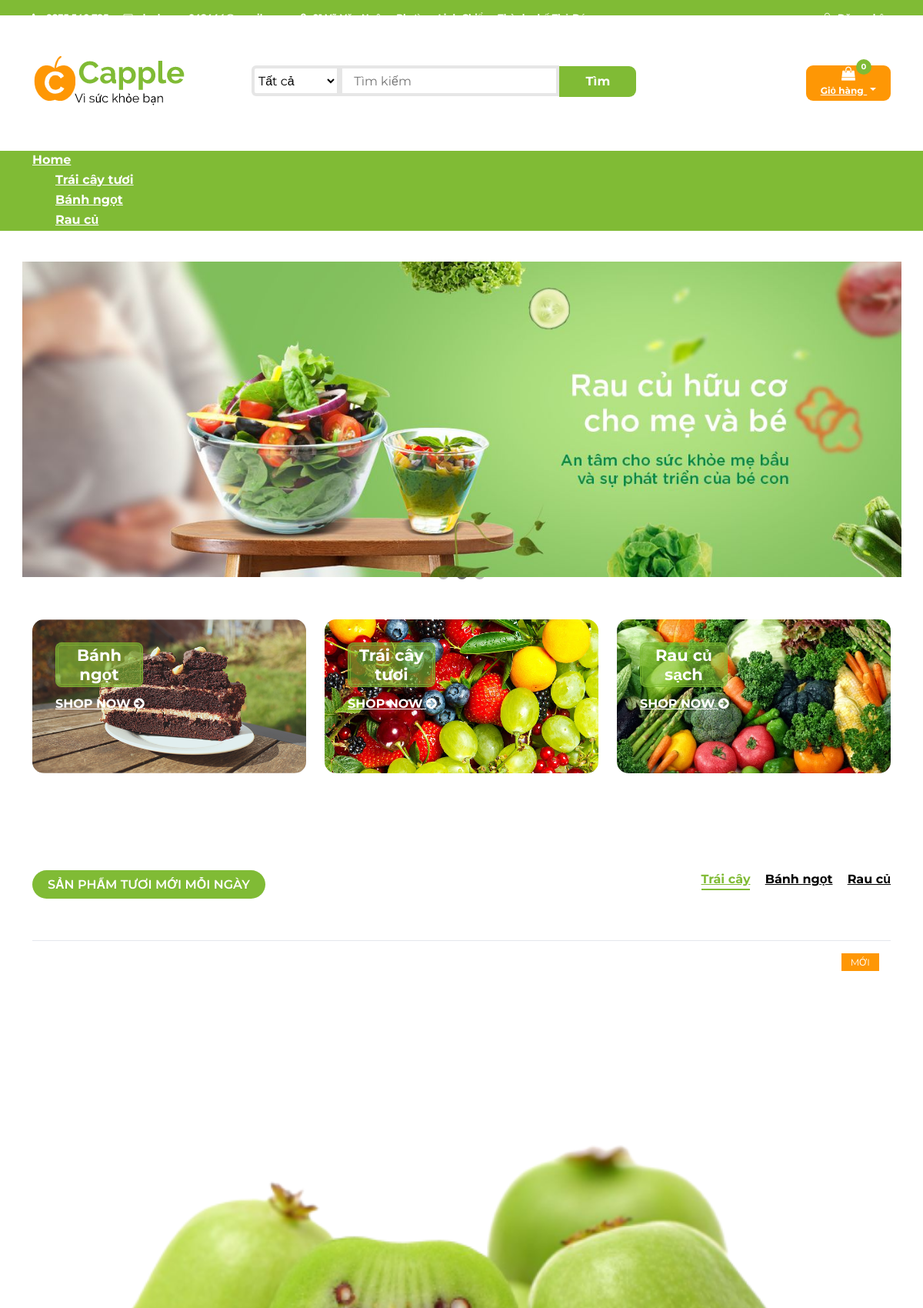
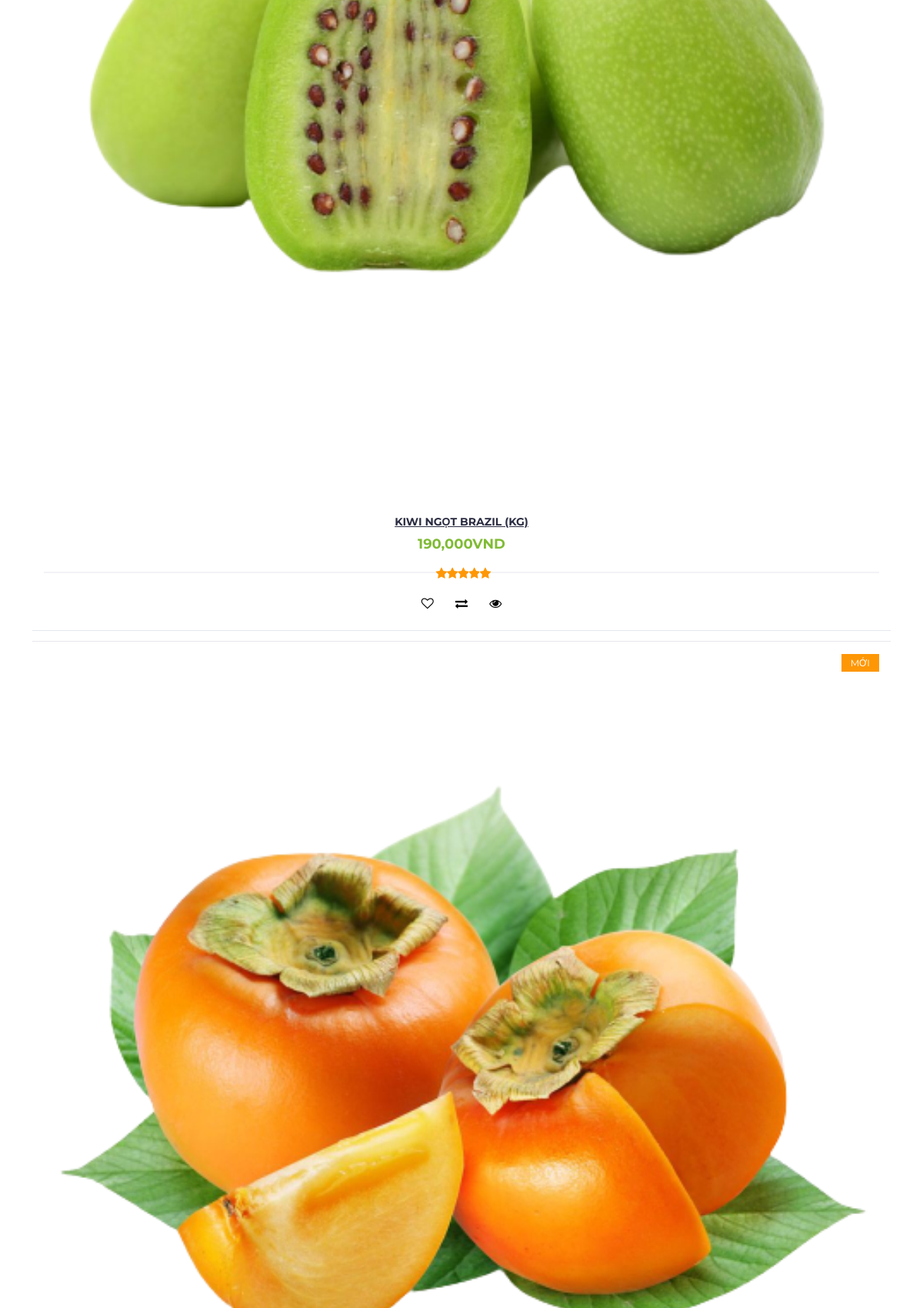
The page / (upper part) on the database its author committed (2 pictures, top to bottom).
### tables this page shows
CREATE TABLE `protypes` (
  `type_id` int(11) NOT NULL,
  `type_name` varchar(100) NOT NULL
);

CREATE TABLE `products` (
  `id` int(11) NOT NULL,
  `name` varchar(150) NOT NULL,
  `manu_id` int(11) NOT NULL,
  `type_id` int(11) NOT NULL,
  `price` int(11) NOT NULL,
  `pro_image` varchar(150) NOT NULL,
  `description` text NOT NULL,
  `feature` tinyint(4) NOT NULL,
  `created_at` timestamp NOT NULL DEFAULT current_timestamp()
);

### models/db.php (called while the page is built)
<?php
class Db
{
	public static $connection;
    public function __construct()
    {
    if (!self::$connection) {
    self::$connection = new mysqli(DB_HOST, DB_USER, DB_PASSWORD, DB_NAME, PORT);
    self::$connection->set_charset(DB_CHARSET);
    }
    return self::$connection;
    }
}

### models/protype.php (called while the page is built, shortened)
<?php
class Protype extends Db{
    public function getAllProtype()
    {
    $sql = self::$connection->prepare("SELECT * FROM protypes");
    $sql->execute();
    $item = $sql->get_result()->fetch_all(MYSQLI_ASSOC);
    return $item;
    }
}

### models/product.php (called while the page is built, shortened)
<?php
class Product extends Db
{
    public function getAllProducts()
    {
        $sql = self::$connection->prepare("SELECT * FROM products");
        $sql->execute();
        $item = $sql->get_result()->fetch_all(MYSQLI_ASSOC);
        return $item;
    }
    public function get3NewProductsByID($type_id)
    {
        $sql = self::$connection->prepare("SELECT * FROM products WHERE `type_id` = ? ORDER BY `created_at` DESC LIMIT 0,7");
        $sql->bind_param("i", $type_id);
        $sql->execute();
        $item = $sql->get_result()->fetch_all(MYSQLI_ASSOC);
        return $item;
    }
}

### index.php (the view, shortened to what this page needs)
<?php
if(isset($_SESSION['user'])){
	include "headeruser.php";
}else{
	include "header.php";
}
?>
<html>
<head>
</head>
<div class ="my-slide-haha">
<div class="slideshow-container-slide">
<div class="mySlides-slide fade-slide">
  <div class="numbertext-slide"></div>
  <img src="./img/slide2.jpg" style="width:100%">
</div>
</div>
</div>
<br>
<div style="text-align:center">
</div>
</body>
</html>
<div class="section">
	<div class="container">
		<div class="row">
			<div class="col-md-4 col-xs-6">
				<div class="shop">
					<div class="shop-img">
						<img src="./img/banhngot.jpg" alt="">
					</div>
					<div class="shop-body">
						<h3>Bánh ngọt</h3>
						<a href="./products.php?type_id=2" class="cta-btn">Shop now <i class="fa fa-arrow-circle-right"></i></a>
					</div>
				</div>
			</div>
			<div class="col-md-4 col-xs-6">
				<div class="shop">
					<div class="shop-img">
						<img src="./img/traicaytuoi.jpg" alt="">
					</div>
					<div class="shop-body">
						<h3>Trái cây tươi</h3>
						<a href="./products.php?type_id=1" class="cta-btn">Shop now <i class="fa fa-arrow-circle-right"></i></a>
					</div>
				</div>
			</div>
			<div class="col-md-4 col-xs-6">
				<div class="shop">
					<div class="shop-img">
						<img src="./img/raucusach.jpg" alt="">
					</div>
					<div class="shop-body">
						<h3>Rau củ sạch</h3>
						<a href="./products.php?type_id=3" class="cta-btn">Shop now <i class="fa fa-arrow-circle-right"></i></a>
					</div>
				</div>
			</div>
		</div>
	</div>
</div>
<div class="section">
	<div class="container">
		<div class="row">
			<div class="col-md-12">
				<div class="section-title">
					<h3 class="title">Sản phẩm tươi mới mỗi ngày</h3>
					<div class="section-nav">
						<ul class="section-tab-nav tab-nav">
							<li class="active"><a data-toggle="tab" href="#tab1">Trái cây</a></li>
							<li><a data-toggle="tab" href="#tab2">Bánh ngọt</a></li>
							<li><a data-toggle="tab" href="#tab3">Rau củ</a></li>
						</ul>
					</div>
				</div>
			</div>
			<div class="col-md-12">
				<div class="row">
					<div class="products-tabs">
						<div id="tab1" class="tab-pane active">
							<div class="products-slick" data-nav="#slick-nav-1">
								<?php
								$type_id = 1;
								$get3NewProductsByID = $product->get3NewProductsByID($type_id); ?>
								<?php foreach ($get3NewProductsByID as $value) : ?>
									<div class="product">
										<div class="product-img">
											<img style="width=100px" src="./img/<?php echo $value['pro_image'] ?>" alt="">
											<div class="product-label">
												<span class="new">MỚI</span>
											</div>
										</div>
										<div class="product-body">
											<h3 class="product-name"><a href="detail.php?id=<?php echo $value['id'] ?>&type_id=<?php echo $value['type_id'] ?>"><?php echo $value['name'] ?></a></h3>
											<h4 class="product-price"><?php echo number_format($value['price']) ?>VND</h4>
											<div class="product-rating">
												<i class="fa fa-star"></i>
												<i class="fa fa-star"></i>
												<i class="fa fa-star"></i>
												<i class="fa fa-star"></i>
												<i class="fa fa-star"></i>
											</div>
											<div class="product-btns">
												<button class="add-to-wishlist"><i class="fa fa-heart-o"></i><span class="tooltipp">Add to wishlist</span></button>
												<button class="add-to-compare"><i class="fa fa-exchange"></i><span class="tooltipp">Add to compare</span></button>
												<button class="quick-view"><i class="fa fa-eye"></i><span class="tooltipp">Quick view</span></button>
											</div>
										</div>
										<a href="addcart.php?id=<?php echo $value['id'] ?>&type_id=<?php echo $value['type_id'] ?>"><div class="add-to-cart">
											<button class="add-to-cart-btn"><i class="fa fa-shopping-cart"></i> Thêm vào giỏ</button>
										</div></a>
									</div>
								<?php endforeach ?>
							</div>
						</div>
					</div>
				</div>
			</div>
		</div>
	</div>
</div>
<?php include "footer.php"; ?>

### header.php (shortened to what this page needs)
<?php
require "models/db.php";
require "models/product.php";
require "models/protype.php";
$product = new Product;
$protype = new Protype;
$getAllProducts = $product->getAllProducts();
?>
<?php
    include "topheader.php"
?>
<body>
    <header>
        <div id="top-header">
            <div class="container">
                <ul class="header-links pull-left">
                    <li><a href="tel:0935540795"><i class="fa fa-phone"></i> 0935.540.795</a></li>
                    <li><a href="mailto:duyhoang04244@gmail.com"><i class="fa fa-envelope-o"></i> duyhoang042444@gmail.com</a></li>
                    <li><a href="https://goo.gl/maps/HATUMepFByXb91iT7"><i class="fa fa-map-marker"></i> 01 Võ Văn Ngân - Phường Linh Chiểu - Thành phố Thủ Đức</a></li>
                </ul>
                <ul class="header-links pull-right">
                    <li><a href="login/index.php"><i class="fa fa-user-o"></i> Đăng nhập</a></li>
                </ul>
            </div>
        </div>
        <div id="header">
            <div class="container">
                <div class="row">
                    <div class="col-md-3">
                        <div class="header-logo">
                            <a href="index.php" class="logo">
                                <img src="./img/logobandoan.jpg" alt="">
                            </a>
                        </div>
                    </div>
                   <div class="col-md-6">
                        <div class="header-search">
                            <form method="get" action="result.php">
                                <select class="input-select" name="searchCol">
                                    <option value="0">Tất cả</option>
                                </select>
                                <input name="keyword" class="input" placeholder="Tìm kiếm">
                                <button type="submit" class="search-btn">Tìm</button>
                            </form>
                        </div>
                    </div>
                    <div class="col-md-3 clearfix">
                        <div class="header-ctn">
                            <div class="dropdown">
                                <a class="dropdown-toggle" data-toggle="dropdown" aria-expanded="true">
                                    <i class="fa fa-shopping-bag"></i>
                                    <span>Giỏ hàng</span>
                                    <?php
                                    $temp = 0;
                                    ?>
                                    <div class="qty"><?php echo $temp; ?></div>
                                </a>
                            </div>
                        </div>
                    </div>
                </div>
            </div>
        </div>
    </header>
    <nav id="navigation">
        <div class="container">
            <div id="responsive-nav">
                <ul class="main-nav nav navbar-nav">
                    <?php
					$getAllProtype = $protype->getAllProtype();
					if (isset($_GET['type_id'])) : ?>
                    <li><a href="index.php">Home</a></li>
                    <?php
						$type_id = $_GET['type_id'];
						foreach ($getAllProtype as $value) :
						?>
                    <li <?php if($type_id==$value['type_id']) echo 'class="active"' ?>><a
                            href="products.php?type_id=<?php echo $value['type_id'] ?>">
                            <?php echo $value['type_name'] ?></a></li>
                    <?php endforeach; ?>
                    <?php else : ?>
                    <li class="active"><a href="index.php">Home</a></li>
                    <?php
						$getAllProtype = $protype->getAllProtype();
						foreach ($getAllProtype as $value) :
						?>
                    <li><a href="products.php?type_id=<?php echo $value['type_id'] ?>">
                            <?php echo $value['type_name'] ?></a></li>
                    <?php endforeach; ?>
                    <?php endif; ?>
                </ul>
            </div>
        </div>
    </nav>

### index.php (style rules this page uses)
* { box-sizing: border-box }
.my-slide-haha { font-family: Verdana, sans-serif; margin:0 }
.mySlides-slide { display: none }
img { vertical-align: middle; }
.slideshow-container-slide { max-width: 1143px; position: relative; margin: auto; margin-top: 40px; height: 372px; }
.numbertext-slide { color: #f2f2f2; font-size: 12px; padding: 8px 12px; position: absolute; top: 0; }
.fade-slide { animation-name: fade; animation-duration: 1.5s; }

### rows shown on the page
protypes: type_name "Trái cây tươi"
protypes: type_name "Bánh ngọt"
protypes: type_name "Rau củ"
products: pro_image (picture), name "KIWI NGỌT BRAZIL (KG)", price "190,000"
products: pro_image (picture)

### other values the page prints
$temp "0"
